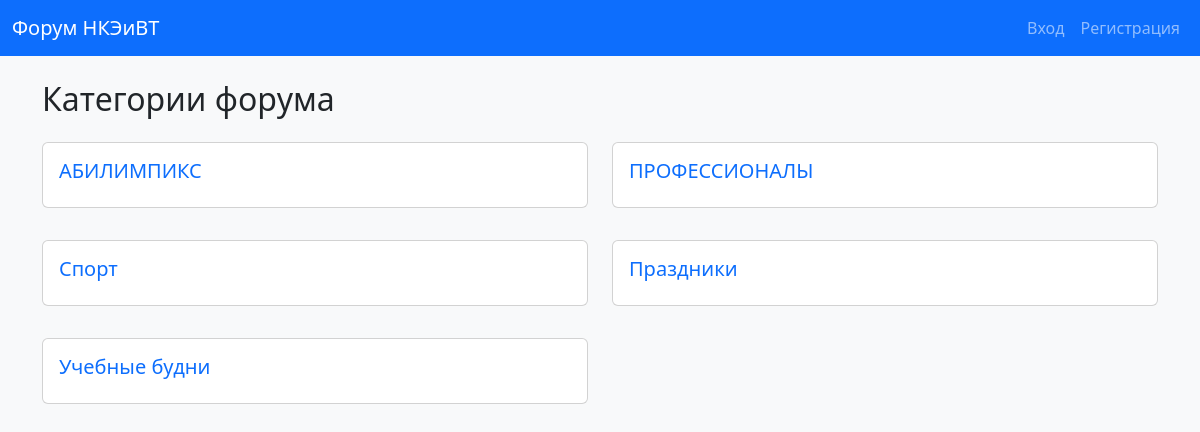
The page / on the database its author committed.
### forum/models.py (models this page shows, shortened)
class Category(models.Model):
    name = models.CharField("Категория", max_length=100)
    class Meta:
        verbose_name = "Категория"
        verbose_name_plural = "Категории"

### forum/views.py (the view)
# urls.py: path('', views.home, name='home'),  # Главная страница — список категорий
def home(request):
    categories = Category.objects.all()
    return render(request, 'forum/home.html', {'categories': categories})

### forum/templates/forum/home.html (shortened to what this page needs)
{% extends "forum/base.html" %}
{% block content %}
<h2 class="mb-4">Категории форума</h2>
<div class="row">
    {% for category in categories %}
    <div class="col-md-6 mb-3">
        <div class="card">
            <div class="card-body">
                <h5 class="card-title">
                    <a href="{% url 'category_topics' category.id %}" class="text-decoration-none">
                        {{ category.name }}
                    </a>
                </h5>
            </div>
        </div>
    </div>
    {% endfor %}
</div>
{% endblock %}

### forum/static/css/style.css (style rules this page uses)
body { background-color: #f8f9fa; }
.card { margin-bottom: 1rem; }

### rows shown on the page
Category: name "АБИЛИМПИКС"
Category: name "ПРОФЕССИОНАЛЫ"
Category: name "Спорт"
Category: name "Праздники"
Category: name "Учебные будни"
